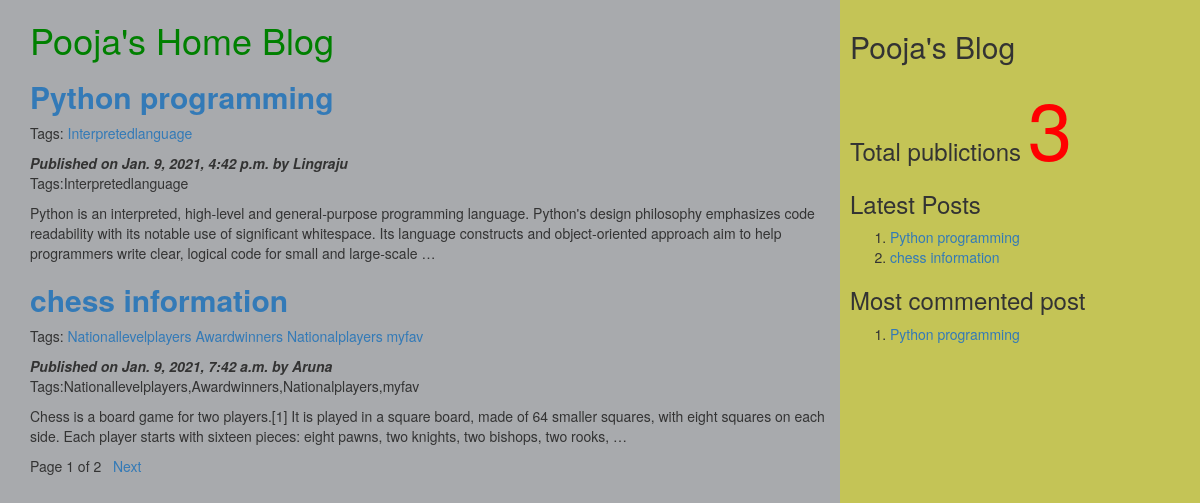
The page / on the database its author committed.
### myApp/models.py (models this page shows, shortened)
class Post(models.Model):
          tags=TaggableManager()
          STATUS_CHOICES=(('draft','Draft'),('published','Published'))
          title=models.CharField(max_length=256)
          slug=models.SlugField(max_length=264,unique_for_date='publish')
          author=models.ForeignKey(User,related_name='blog_posts',on_delete= models.CASCADE)
          body=models.TextField()
          publish=models.DateTimeField(default=timezone.now)
          created=models.DateTimeField(auto_now_add=True)
          updated=models.DateTimeField(auto_now=True)
          status= models.CharField(max_length=10,choices=STATUS_CHOICES,default='draft')
          objects=CustomManager()
          class Meta:
                ordering=('-publish',)
          def get_absolute_url(self):
                return reverse('post_detail',args=[self.publish.year,self.publish.strftime('%m'),self.publish.strftime('%d'),self.slug])

### myApp/views.py (the view)
# urls.py: url(r'^$',views.post_list_view),
def post_list_view(request,tag_slug=None):
    post_list=Post.objects.all()
    tag=None
    if tag_slug:
      tag=get_object_or_404(Tag,slug=tag_slug)#provided slug
      post_list=post_list.filter(tags__in=[tag])
    paginator=Paginator(post_list,2) #step1
    page_number=request.GET.get('page') #step2
    try:
       post_list=paginator.page(page_number) #step2
    except PageNotAnInteger:
       post_list=paginator.page(1) #step 3
    except EmptyPage:
       post_list=paginator.page(paginator.num_pages) #step 4
    d={'post_list':post_list,'tag':tag}
    return render(request,'myApp/post_list.html',d)

### myApp/models.py (called while the page is built)
    def get_queryset(self):
        return super().get_queryset().filter(status='published')

### myApp/templatetags/mytags.py (called while the page is built)
@register.simple_tag
def total_posts():
     return Post.objects.count()

@register.inclusion_tag('myApp/latest_post.html')
def show_latest_posts(count=2):
    latest_posts=Post.objects.order_by('-publish')[:count]
    return {'latest_posts':latest_posts}

@register.simple_tag
def get_most_commented_posts(count=1):
    return Post.objects.annotate(total_comments=Count('comments')).order_by('-total_comments')[:count]

### myApp/templates/myApp/post_list.html (shortened to what this page needs)
<html>
    {%extends 'myApp/parent.html'%}
        {%block content_block%}
        <h1 style="color:green">Pooja's Home Blog</h1>
        {%for post in post_list%}
        <a href="{{post.get_absolute_url}}"><h2><b>{{post.title}}</b></h2></a>
        <p>Tags:
          {%for t in post.tags.all%}
          <a href="{%url "post_list_by_tag_name" t.slug%}">{{t.name}}</a>
            {%endfor%}
        </p>
        <i><b>Published on {{post.publish}} by {{post.author|title}}</b></i>
        <p>Tags:{{post.tags.all|join:','}}  </p>
        {{post.body|truncatewords:40|linebreaks}}
        {%endfor%}
        {%include 'myApp/pagination.html' with page=post_list%}
        {%endblock%}

### myApp/templates/myApp/parent.html (shortened to what this page needs)
<html>
{%load mytags%}
    <head>
        <link rel="stylesheet" href="https://maxcdn.bootstrapcdn.com/bootstrap/3.3.7/css/bootstrap.min.css">
    </head>
    <body>
        <div class="content" style="width:70%;float:left;background-color:a8aaad;height:300%;padding:0 0 0 30px">
              {%block content_block%}
              {%endblock%}
        </div>
        <div class="sidebar" style="width:30%;float:right;background-color:#c4c456;height:300%;padding:10px">
            <h2>Pooja's Blog</h2>
            <h3>Total publictions
              <span style="color:red;font-size:80px">
              {%total_posts%}</span>
              <h3>Latest Posts</h3>
              {% show_latest_posts 2 %}
              <h3>Most commented post</h3>
              {%get_most_commented_posts as m%}
              <ol>
                {%for post in m%}
                <li><a href="{{post.get_absolute_url}}">{{post.title}}</a></li>
                {%endfor%}
              </ol>
            </h3>
        </div>
    </body>
</html>

### myApp/templates/myApp/pagination.html (shortened to what this page needs)
<!DOCTYPE html>
<html lang="en" dir="ltr">
  <body>
     <div class="paginator">
      <span>Page {{page.number}} of {{page.paginator.num_pages}}</span>&nbsp&nbsp
      {%if page.has_next%}
      <a href="?page={{page.next_page_number}}">Next</a> &nbsp  &nbsp
      {%endif%}
     </div>
  </body>
</html>

### myApp/templates/myApp/latest_post.html
<!DOCTYPE html>
<html lang="en" dir="ltr">
  <body>
    <ol>
     {%for post in latest_posts%}
      <li><a href="{{post.get_absolute_url}}">{{post.title}}</a></li>
     {%endfor%}
    </ol>
  </body>
</html>

### rows shown on the page
Post: title "Python programming", publish "Jan. 9, 2021, 4:42 p.m.", author "Lingraju", tags.all "Interpretedlanguage", body "Python is an interpreted, high-level and general-purpose programming language. Python's design philosophy emphasizes code readability with its notable use of significant whitespace. Its language constructs and object-oriented approach aim to help programmers write clear, logical code for small and large-scale …"
Tag: name "Interpretedlanguage"
Post: title "chess information", publish "Jan. 9, 2021, 7:42 a.m.", author "Aruna", tags.all "Nationallevelplayers,Awardwinners,Nationalplayers,myfav", body "Chess is a board game for two players.[1] It is played in a square board, made of 64 smaller squares, with eight squares on each side. Each player starts with sixteen pieces: eight pawns, two knights, two bishops, two rooks, …"
Tag: name "Nationallevelplayers"
Tag: name "Awardwinners"
Tag: name "Nationalplayers"
Tag: name "myfav"

### other values the page prints
{{ page.number }} "1"
{{ page.paginator.num_pages }} "2"
